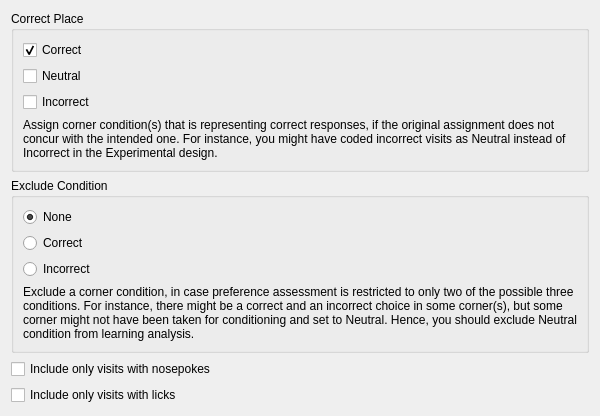
<?xml version="1.0" encoding="UTF-8"?>
<ui version="4.0">
 <author>Anton Rau</author>
 <class>PlacePreferencesSettingsWidget</class>
 <widget class="QWidget" name="PlacePreferencesSettingsWidget">
  <layout class="QVBoxLayout" name="verticalLayout">
   <item>
    <widget class="QGroupBox" name="groupBoxCorrectPlace">
     <property name="title">
      <string>Correct Place</string>
     </property>
     <layout class="QVBoxLayout" name="verticalLayout_7">
      <item>
       <widget class="QCheckBox" name="checkBoxCorrect">
        <property name="text">
         <string>Correct</string>
        </property>
        <property name="checked">
         <bool>true</bool>
        </property>
       </widget>
      </item>
      <item>
       <widget class="QCheckBox" name="checkBoxNeutral">
        <property name="text">
         <string>Neutral</string>
        </property>
       </widget>
      </item>
      <item>
       <widget class="QCheckBox" name="checkBoxIncorrect">
        <property name="text">
         <string>Incorrect</string>
        </property>
       </widget>
      </item>
      <item>
       <widget class="QLabel" name="labelCorrectPlace">
        <property name="text">
         <string>Assign corner condition(s) that is representing correct responses, if the original assignment does not concur with the intended one. For instance, you might have coded incorrect visits as Neutral instead of Incorrect in the Experimental design.</string>
        </property>
        <property name="alignment">
         <set>Qt::AlignmentFlag::AlignLeading|Qt::AlignmentFlag::AlignLeft|Qt::AlignmentFlag::AlignTop</set>
        </property>
        <property name="wordWrap">
         <bool>true</bool>
        </property>
       </widget>
      </item>
     </layout>
    </widget>
   </item>
   <item>
    <widget class="QGroupBox" name="groupBoxExcludeCondition">
     <property name="title">
      <string>Exclude Condition</string>
     </property>
     <layout class="QVBoxLayout" name="verticalLayout_6">
      <item>
       <widget class="QRadioButton" name="radioButtonNone">
        <property name="text">
         <string>None</string>
        </property>
        <property name="checked">
         <bool>true</bool>
        </property>
       </widget>
      </item>
      <item>
       <widget class="QRadioButton" name="radioButtonCorrect">
        <property name="text">
         <string>Correct</string>
        </property>
       </widget>
      </item>
      <item>
       <widget class="QRadioButton" name="radioButtonIncorrect">
        <property name="text">
         <string>Incorrect</string>
        </property>
       </widget>
      </item>
      <item>
       <widget class="QLabel" name="labelExcludeCondition">
        <property name="text">
         <string>Exclude a corner condition, in case preference assessment is restricted to only two of the possible three conditions. For instance, there might be a correct and an incorrect choice in some corner(s), but some corner might not have been taken for conditioning and set to Neutral. Hence, you should exclude Neutral condition from learning analysis.</string>
        </property>
        <property name="alignment">
         <set>Qt::AlignmentFlag::AlignLeading|Qt::AlignmentFlag::AlignLeft|Qt::AlignmentFlag::AlignTop</set>
        </property>
        <property name="wordWrap">
         <bool>true</bool>
        </property>
       </widget>
      </item>
     </layout>
    </widget>
   </item>
   <item>
    <widget class="QCheckBox" name="checkBoxVisitsWithNosepokes">
     <property name="text">
      <string>Include only visits with nosepokes</string>
     </property>
    </widget>
   </item>
   <item>
    <widget class="QCheckBox" name="checkBoxVisitsWithLicks">
     <property name="text">
      <string>Include only visits with licks</string>
     </property>
    </widget>
   </item>
  </layout>
 </widget>
 <resources>
  <include location="../../../../../resources/resources.qrc"/>
 </resources>
 <connections/>
</ui>
